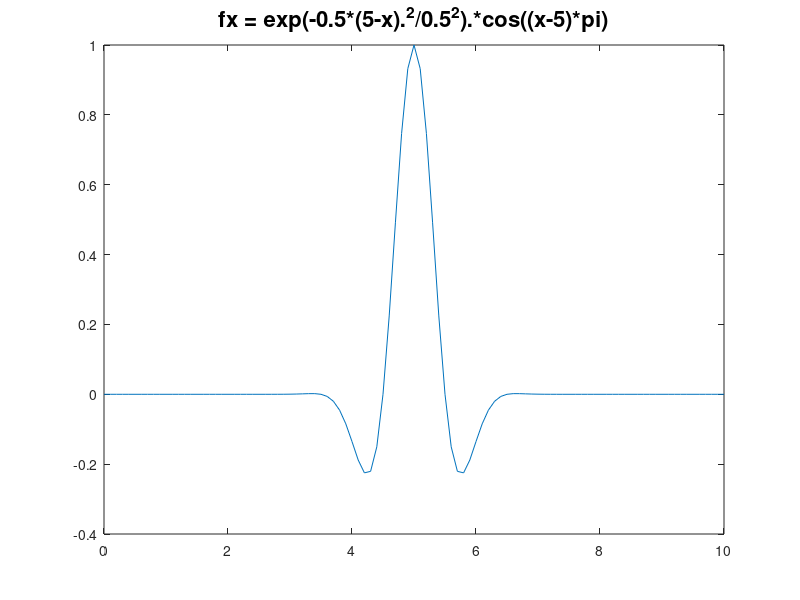

Here is the MATLAB script that generated this plot: (Note: this script raises an error after producing the figure.)
L=10;
T=10;
c=1.5;
N=100;
h=L/N;      % Horizontal resolution (Dx)
T=10;M=1600;
%T=100;M=4000;
%  Test: increase duration of simulation, to see effect of dispersion and
%  effective wavenumber/speed (due to 2nd order scheme)
%T=10; M=1600; %T=40;M=8000; %T=100;M=4000; %N=50; T=100;M=4000;

k=T/M;      % Time resolution  (Dt)
C=c*k/h     % Try a case where C>1, e.g. decrease Dx or increase Dt
Lf=0.5;

x=[0:h:L]';
t=[0:k:T];
%fx=['exp(-0.5*(' num2str(L/2) '-x).^2/(' num2str(Lf) ').^2)']; 
%gx='0';
fx='exp(-0.5*(5-x).^2/0.5^2).*cos((x-5)*pi)';
gx='0';
f=inline(fx,'x');
g=inline(gx,'x');

figure(1)
plot(x,f(x));
a=title(['fx = ' fx]);
set(a,'FontSize',16);

n=length(x);
m=length(t);
u=zeros(n,m);
%Second order starter
u(2:n-1,1)=f(x(2:n-1));
for i=2:n-1
 u(i,2) = (1-C^2)*u(i,1) + k*g(x(i)) +C^2*(u(i-1,1)+u(i+1,1))/2;
end

%CDS: Iteration in time (j) and space (i)
for j=2:m-1
    for i=2:n-1
u(i,j+1)=(2-2*C^2)*u(i,j) + C^2*(u(i+1,j)+u(i-1,j)) - u(i,j-1);
    end
end
figure(5)
wavei(u',x,t);
a=xlabel('x');
set(a,'Fontsize',14);
a=ylabel('t');
set(a,'Fontsize',14);
a=title('Waves on String');
set(a,'Fontsize',16);
colormap;

%dn=floor(n/10);
%figure(3)
%atsplot(u(1:dn:n,:),1,t);
%a=xlabel('t');
%set(a,'Fontsize',14);
%a=ylabel('x');
%set(a,'Fontsize',14);
%a=title('Waves on String');
%set(a,'Fontsize',16);
